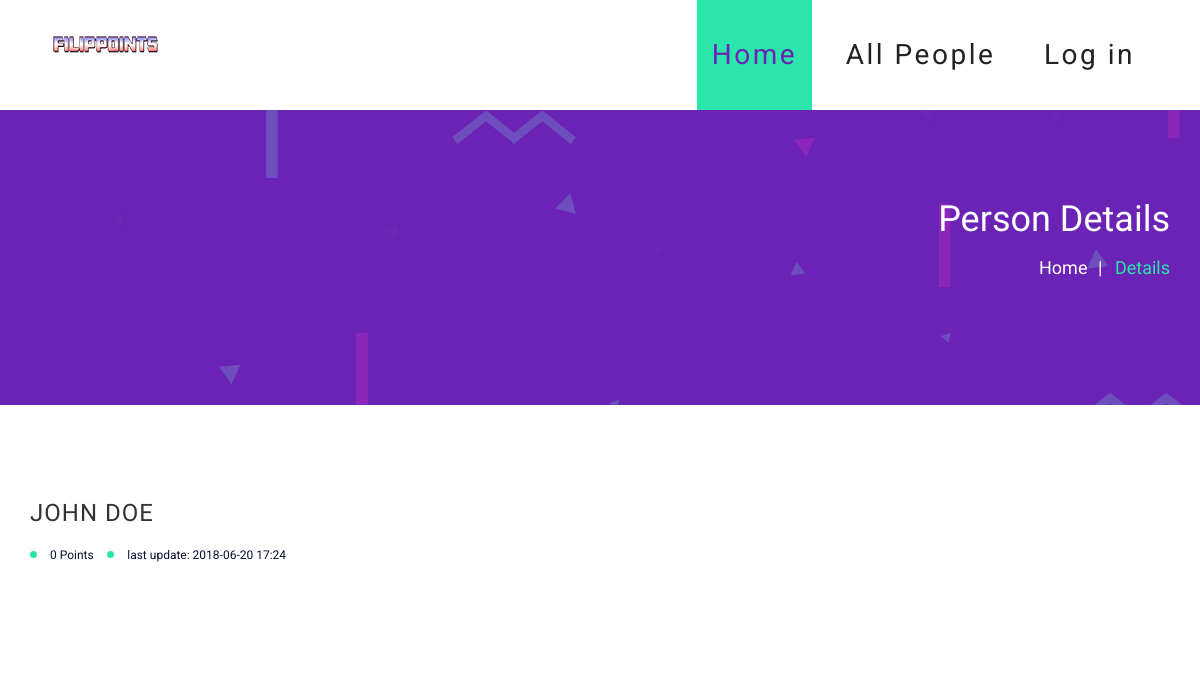
The page /details/12/ on the database as committed earlier.
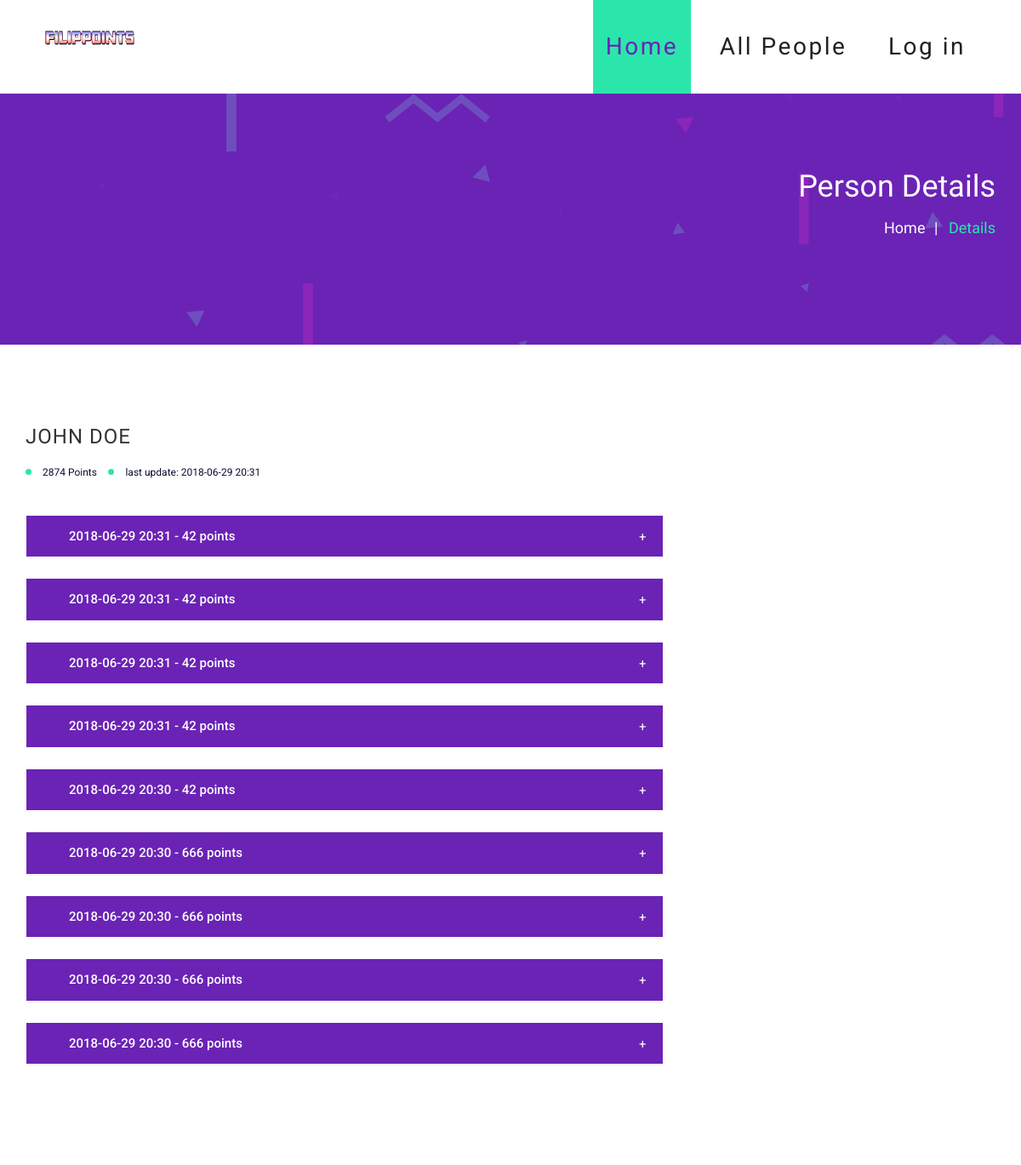
The same page on the database as committed later.
### fp_app/models.py (models this page shows, shortened)
class Person(models.Model):
    first_name = models.CharField(max_length = 256)
    last_name = models.CharField(max_length = 256, blank = True)
    points = models.IntegerField(default = 0)
    last_update = models.DateTimeField(default = datetime.now)
    def __str__(self):
        return "{0} {1}".format(self.first_name, self.last_name)

class AddedPoints(models.Model):
    person = models.ForeignKey('Person', on_delete=models.CASCADE, related_name='points_history')
    description = models.TextField()
    awarded_points = models.IntegerField()
    date = models.DateTimeField(default = datetime.now)
    class Meta():
        ordering = ['-date']

### fp_app/views.py (the view)
# urls.py: path('details/<int:pk>/', views.PersonDetail.as_view(), name = "details"),
class PersonDetail(DetailView):
    model = models.Person

### fp_app/templates/fp_app/person_detail.html (shortened to what this page needs)
{% extends "base.html" %}
{% block content %}
	<div class="page-top-section">
		<div class="overlay"></div>
		<div class="container text-right">
			<div class="page-info">
				<h2>Person Details</h2>
				<div class="page-links">
					<a href="/">Home</a>
					<span>Details</span>
				</div>
			</div>
		</div>
	</div>
	<div class="page-section spad">
		<div class="container">
			<div class="row">
				<div class="col-md-8 col-sm-7 blog-posts">
					<div class="single-post">
						<div class="post-content">
							<h2 class="post-title">{{object}}</h2>
							<div class="post-meta">
								<a>{{object.points}} Points</a>
								<a>last update: {{object.last_update|date:'Y-m-d H:i'}}</a>
							</div>
							<div class="site-accordions">
                  {% if object.points_history.all %}
									<div class="panel-group" id="accordion">
                      {% for item in object.points_history.all %}
										<div class="panel">
											<div class="panel-heading">
												<h4 class="panel-title">  {{item.date|date:'Y-m-d H:i'}} - {{item.awarded_points}} points</h4>
												<a data-toggle="collapse" data-parent="#accordion" href="#accordion{{item.pk}}" class="collapsed" aria-expanded="false"></a>
											</div>
										</div>
                    {% endfor %}
									</div>
                  {% endif %}
								</div>
						</div>
					</div>
				</div>
				<div class="col-md-4 col-sm-5 sidebar">
				</div>
			</div>
		</div>
	</div>
{% endblock content %}

### templates/base.html (shortened to what this page needs)
<!DOCTYPE html>
{% load staticfiles %}
<html lang="en" dir="ltr">
  <head>
      <link rel="stylesheet" href="{% static 'css/bootstrap.min.css' %}">
    	<link rel="stylesheet" href="{% static 'css/font-awesome.min.css' %}"/>
    	<link rel="stylesheet" href="{% static 'css/flaticon.css' %}"/>
    	<link rel="stylesheet" href="{% static 'css/magnific-popup.css' %}"/>
    	<link rel="stylesheet" href="{% static 'css/owl.carousel.css' %}"/>
    	 <link rel="stylesheet" href="{% static 'css/style.css' %}">
  </head>
  <body class="">
        <header class="header-section">
          <div class="logo">
              <a href="/"><img src="{% static 'images/logo.png' %}" alt=""></a>
          </div>
          <nav>
            <ul class="menu-list">
              <li class="active"><a href="{% url 'filip_points:index' %}">Home</a></li>
              <li><a href="{% url 'filip_points:all' %}">All People</a></li>
              {% if user.is_authenticated %}
                   <li><a href="{% url 'manager:new' %}">New Person</a></li>
                    <li><a href="{% url 'manager:logout' %}">Log out</a></li>
              {% else %}
                    <li><a href="{% url 'manager:login' %}">Log in</a></li>
              {% endif %}
            </ul>
          </nav>
        </header>
            {% block content %}
            {% endblock %}
  </body>
</html>

### static/css/style.css (style rules this page uses)
html, body { height: 100%; font-family: "Roboto", sans-serif; }
img { max-width: 100%; }
h1, h2, h3, h4, h5, h6 { font-family: "Oswald", sans-serif; padding: 0; margin: 0; }
h2 { font-size: 36px; }
li, ul { margin: 0; padding: 0; }
.spad { padding-top: 95px; padding-bottom: 95px; }
.header-section { position: absolute; top: 0; left: 0; width: 100%; z-index: 999; padding: 0 50px; background: white; -webkit-transition: all 0.4s ease 0s; -o-transition: all 0.4s ease 0s; transition: all 0.4s ease 0s; }
.header-section .logo { display: inline-block; float: left; padding-top: 30px; }
.header-section .logo img { width: auto; -webkit-transition: all 0.4s ease 0s; -o-transition: all 0.4s ease 0s; transition: all 0.4s ease 0s; }
.header-section .menu-list { list-style: none; float: right; }
.header-section .menu-list li { display: inline; }
.header-section .menu-list li a { display: inline-block; padding: 35px 15px; margin-right: 15px; color: #222; position: relative; font-family: "Roboto", sans-serif; font-size: 2em; letter-spacing: 0.09em; -webkit-transition: all 0.4s ease 0s; -o-transition: all 0.4s ease 0s; transition: all 0.4s ease 0s; }
.header-section .menu-list li:last-child a { margin-right: 0; }
.header-section .menu-list li.active a { background: #2be6ab; color: #6a23b5; }
.overlay { position: absolute; width: 100%; height: 100%; left: 0; top: 0; z-index: 3; background-image: url("../images/overlay.png"); background-repeat: no-repeat; background-size: cover; }
.page-top-section { position: relative; height: 405px; background: #6a23b5; }
.page-top-section .container { position: relative; z-index: 5; }
.page-top-section .page-info { display: inline-block; padding-top: 200px; }
.page-top-section .page-info h2 { color: #fff; font-weight: 400; margin-bottom: 15px; float: left; }
.page-top-section .page-info .page-links a, .page-top-section .page-info .page-links span { font-size: 18px; font-family: "Oswald", sans-serif; color: #fff; margin-right: 12px; padding-right: 12px; font-weight: 400; position: relative; }
.page-top-section .page-info .page-links a:after, .page-top-section .page-info .page-links span:after { position: absolute; content: "|"; right: -3px; }
.page-top-section .page-info .page-links span { margin-right: 0; padding-right: 0; color: #2be6ab; }
.page-top-section .page-info .page-links span:after { display: none; }
.post-title { font-size: 24px; font-weight: 400; letter-spacing: 1px; text-transform: uppercase; margin-bottom: 18px; }
.post-meta { margin-bottom: 40px; }
.post-meta a { color: #0b1033; font-size: 12px; padding-left: 20px; position: relative; margin-left: 10px; }
.post-meta a:after { position: absolute; content: ""; width: 7px; height: 7px; left: 0; top: 3px; background: #2be6ab; border-radius: 10px; }
.post-meta a:first-child { margin-left: 0; }
.single-post .post-content { margin-bottom: 90px; }
.site-accordions { margin-top: 40px; }
.site-accordions .panel { margin-bottom: 24px; }
.site-accordions .panel-heading { background: #6a23b5; color: #fff; position: relative; padding: 16px 50px; border: none; border-radius: 0; }
.site-accordions .panel-heading .panel-title { font-size: 15px; font-family: "Roboto", sans-serif; text-transform: none; margin: 0; -webkit-transition: all 0.4s ease 0s; -o-transition: all 0.4s ease 0s; transition: all 0.4s ease 0s; }
.site-accordions .panel-heading a { position: absolute; display: block; height: 100%; width: 48px; right: 0; top: 0; -webkit-transition: all 0.4s ease 0s; -o-transition: all 0.4s ease 0s; transition: all 0.4s ease 0s; }
.site-accordions .panel-heading a:after { position: absolute; content: "+"; color: #fff; left: 20px; font-size: 15px; padding-top: 15px; }

Rows that differ between the two databases and show on the page:
changed Person "JOHN DOE": points "0" → "2874"; last_update "2018-06-20 17:24" → "2018-06-29 20:31"
added AddedPoints: date "2018-06-29 20:31", awarded_points "42"
added AddedPoints: date "2018-06-29 20:31", awarded_points "42"
added AddedPoints: date "2018-06-29 20:31", awarded_points "42"
added AddedPoints: date "2018-06-29 20:31", awarded_points "42"
added AddedPoints: date "2018-06-29 20:30", awarded_points "42"
added AddedPoints: date "2018-06-29 20:30", awarded_points "666"
added AddedPoints: date "2018-06-29 20:30", awarded_points "666"
added AddedPoints: date "2018-06-29 20:30", awarded_points "666"
added AddedPoints: date "2018-06-29 20:30", awarded_points "666"
